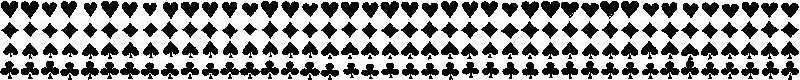
%> input picture kolory.jpg, 800 x 80 px
$ octave trening_kolor.m   (GNU Octave 9; MATLAB toolbox functions it lacks are replaced by stand-ins)
%> lines starting %> are read from the running program, lines starting %| are printed output that depends on the picture; in (x1, y1, x2, y2) boxes, pixels count from 0 and x2, y2 are one past the last pixel; in counts of white or black regions, pixels touching at a corner belong together; the program's own positions count from 1
clear all;

%Wczytanie zdjêcia i wstêpna obróbka
kolory = imread('kolory.jpg');
%> kolory is the input picture: size 80x800x3 uint8; min 0, max 255, mean 157.9
kolory_gray = rgb2gray(kolory);
kolory_binary = im2bw(kolory_gray);
%> kolory_binary: size 80x800 logical; 62.1% white; 168 black regions (11 under 20 px), largest, box (x1, y1, x2, y2) and area: (220, 60, 279, 79) 518, (300, 62, 339, 80) 349, (600, 1, 619, 19) 210

%Utworzenie macierzy,wektorów i zmienych wykorzystanych w pêtli for
kolor = zeros(20,20);
kolor_wek = zeros(1,400);
kolory_macierz = zeros(400,160);

k=0;
wiersz = 1;
kolumna = 1;
wiersz_wsk = 1;
kolumna_wsk = 1;

%Przekszta³cenie zdjêcia do formy odpowiedniej by za jego pomoc¹ wytrenowaæ
%sieæ neuronow¹
for z = 1:160

for i = 1:20
    for j = 1:20

        kolor(i,j) = kolory_binary(wiersz,kolumna);

        if i == 20 && j == 20
            kolumna_wsk = kolumna_wsk+20;
            if kolumna_wsk == 801
                kolumna_wsk = 1;
                wiersz_wsk = wiersz_wsk + 20;
            end

        elseif j == 20
            kolumna = kolumna_wsk;
            wiersz = wiersz +1;
        end

        if j ~= 20
        kolumna=kolumna+1;
        end

    end
end

wiersz = wiersz_wsk;
kolumna = kolumna_wsk;

for i = 1:20
    for j = 1:20
        kolor_wek(k+j) = kolor(i,j);
        if j == 20
            k=k+20;
        end
    end
end

k=0;
kolory_macierz(:,z) = kolor_wek;

end
%> this loop made 160 passes
%> (wiersz, kolumna) on passes 1 to 3: (1, 21), (1, 41), (1, 61)
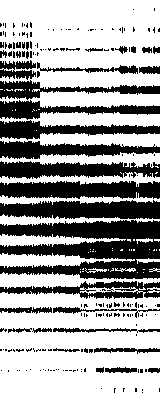
%> kolory_macierz: size 400x160 double; values 0 (black) and 1 (white), 62.1% white; 185 black regions (152 under 20 px), largest, box (x1, y1, x2, y2) and area: (0, 220, 160, 279) 6309, (0, 200, 160, 219) 2450, (0, 181, 160, 199) 2354
%> after the loop, kolor_wek = 400 values, max 1 at index 1, min 0 at index 29, mean 0.568; kolumna_wsk = 1; wiersz_wsk = 81

%Wczytanie danych z Excela
%> (the run ends here)
